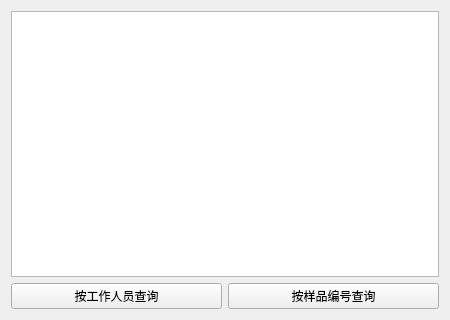
<?xml version="1.0" encoding="UTF-8"?>
<ui version="4.0">
 <class>TestedData</class>
 <widget class="QWidget" name="TestedData">
  <property name="geometry">
   <rect>
    <x>0</x>
    <y>0</y>
    <width>450</width>
    <height>320</height>
   </rect>
  </property>
  <property name="windowTitle">
   <string>Form</string>
  </property>
  <layout class="QVBoxLayout" name="verticalLayout">
   <item>
    <widget class="QTableView" name="tableView">
     <property name="editTriggers">
      <set>QAbstractItemView::NoEditTriggers</set>
     </property>
     <property name="selectionBehavior">
      <enum>QAbstractItemView::SelectRows</enum>
     </property>
     <property name="textElideMode">
      <enum>Qt::ElideMiddle</enum>
     </property>
     <property name="sortingEnabled">
      <bool>true</bool>
     </property>
     <attribute name="horizontalHeaderShowSortIndicator" stdset="0">
      <bool>true</bool>
     </attribute>
     <attribute name="verticalHeaderShowSortIndicator" stdset="0">
      <bool>true</bool>
     </attribute>
    </widget>
   </item>
   <item>
    <layout class="QHBoxLayout" name="horizontalLayout">
     <item>
      <widget class="QPushButton" name="peopleQuery">
       <property name="font">
        <font>
         <pointsize>9</pointsize>
        </font>
       </property>
       <property name="text">
        <string>按工作人员查询</string>
       </property>
      </widget>
     </item>
     <item>
      <widget class="QPushButton" name="sampleNumberQuery">
       <property name="font">
        <font>
         <pointsize>9</pointsize>
        </font>
       </property>
       <property name="text">
        <string>按样品编号查询</string>
       </property>
      </widget>
     </item>
    </layout>
   </item>
  </layout>
 </widget>
 <resources/>
 <connections/>
</ui>
